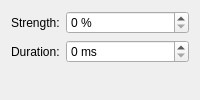
<?xml version="1.0" encoding="UTF-8"?>
<!--
  The dimming's settings, shown by the gear beside KOSMIC Focus Dim under Desktop Effects.

  This is half of COSMIC's active hint: the dimming says what the selection covers and the outline
  plugin draws the line around it. The panel applet switches the pair on and off together; the
  thickness and colour of the line are not here and cannot be, because a KWin plugin has no
  contents/config to hang a dialog on. They are in the applet, which can write the plugin's kwinrc
  group and then unload and load it so the change applies at once; a dialog can do neither. What
  is left to the applet and to [Plugin-kosmic-outline] is the line's opacity and corner radius.
-->
<ui version="4.0">
 <class>KosmicFocusDimConfig</class>
 <widget class="QWidget" name="KosmicFocusDimConfig">
  <layout class="QFormLayout" name="formLayout">
   <item row="0" column="0">
    <widget class="QLabel" name="labelStrength">
     <property name="text">
      <string>Strength:</string>
     </property>
    </widget>
   </item>
   <item row="0" column="1">
    <widget class="QSpinBox" name="kcfg_Strength">
     <property name="suffix">
      <string> %</string>
     </property>
     <property name="minimum">
      <number>0</number>
     </property>
     <property name="maximum">
      <number>100</number>
     </property>
     <property name="toolTip">
      <string>How far a window outside the selection is dimmed.</string>
     </property>
    </widget>
   </item>
   <item row="1" column="0">
    <widget class="QLabel" name="labelDuration">
     <property name="text">
      <string>Duration:</string>
     </property>
    </widget>
   </item>
   <item row="1" column="1">
    <widget class="QSpinBox" name="kcfg_Duration">
     <property name="suffix">
      <string> ms</string>
     </property>
     <property name="minimum">
      <number>0</number>
     </property>
     <property name="maximum">
      <number>2000</number>
     </property>
    </widget>
   </item>
  </layout>
 </widget>
 <resources/>
 <connections/>
</ui>
